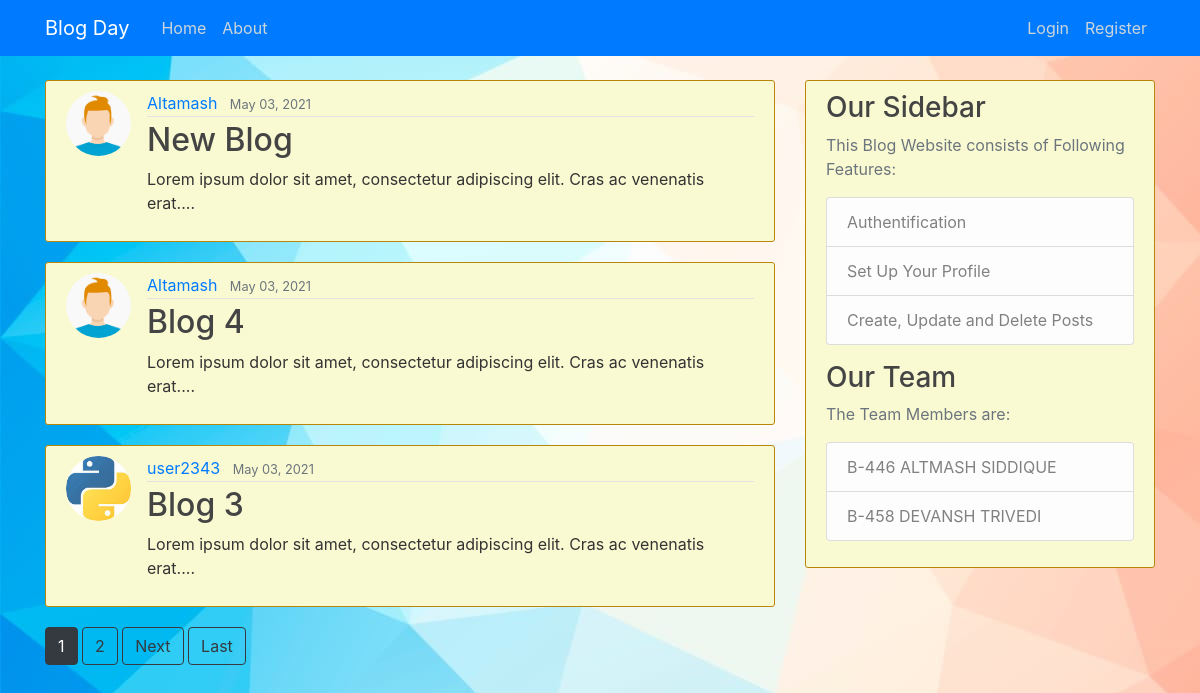
The page / on the database its author committed.
### blog/models.py (models this page shows, shortened)
class Post(models.Model):
    title = models.CharField(max_length=100)
    content = models.TextField()
    date_posted = models.DateTimeField(default=timezone.now)
    author = models.ForeignKey(User, on_delete=models.CASCADE)
    def snippet(self):
        return self.content[:80] + '...'

### users/models.py (models this page shows, shortened)
class Profile(models.Model):
    user = models.OneToOneField(User, on_delete=models.CASCADE)
    image = models.ImageField(default='default.jpg', upload_to='profile_pics')

### blog/views.py (the view)
# urls.py: path('', PostListView.as_view(), name='blog-home'),
class PostListView(ListView):
    model = Post
    template_name = 'blog/home.html'
    context_object_name = 'posts'
    ordering = ['-date_posted']
    paginate_by = 3

### blog/templates/blog/home.html (shortened to what this page needs)
{% extends "blog/base.html" %}
{% block content %}
    {% for post in posts %}
        <article class="media content-section">
          <img class="rounded-circle article-img" src="{{ post.author.profile.image.url }}">
          <div class="media-body">
            <div class="article-metadata">
              <a class="mr-2" href="{% url 'user-posts' post.author.username %}">{{ post.author }}</a>
              <small class="text-muted">{{ post.date_posted|date:"F d, Y" }}</small>
            </div>
            <h2><a class="article-title" href="{% url 'post-detail' post.id %}">{{ post.title }}</a></h2>
            <p class="article-content">{{ post.snippet }}</p>
          </div>
        </article>
    {% endfor %}
    {% if is_paginated %}
      {% for num in page_obj.paginator.page_range %}
        {% if page_obj.number == num %}
          <a class="btn btn-dark mb-4" href="?page={{ num }}">{{ num }}</a>
        {% elif num > page_obj.number|add:'-3' and num < page_obj.number|add:'3' %}
          <a class="btn btn-outline-dark mb-4" href="?page={{ num }}">{{ num }}</a>
        {% endif %}
      {% endfor %}
      {% if page_obj.has_next %}
        <a class="btn btn-outline-dark mb-4" href="?page={{ page_obj.next_page_number }}">Next</a>
        <a class="btn btn-outline-dark mb-4" href="?page={{ page_obj.paginator.num_pages }}">Last</a>
      {% endif %}
    {% endif %}
{% endblock content %}

### blog/static/blog/main.css (style rules this page uses)
body { background-image: url('bg.jpeg'); background-repeat: no-repeat; background-attachment: fixed; background-size: cover; color: #333333; margin-top: 5rem; }
h1, h2, h3, h4, h5, h6 { color: #444444; }
.content-section { background: lightgoldenrodyellow; padding: 10px 20px; border: 1px solid darkgoldenrod; border-radius: 3px; margin-bottom: 20px; }
.article-title { color: #444444; }
.article-content { white-space: pre-line; }
.article-img { height: 65px; width: 65px; margin-right: 16px; }
.article-metadata { padding-bottom: 1px; margin-bottom: 4px; border-bottom: 1px solid #e3e3e3 }

### rows shown on the page
Post: author.profile.image (picture), author "Altamash", date_posted "May 03, 2021", title "New Blog", snippet "Lorem ipsum dolor sit amet, consectetur adipiscing elit. Cras ac venenatis erat...."
Post: author.profile.image (picture), author "Altamash", date_posted "May 03, 2021", title "Blog 4", snippet "Lorem ipsum dolor sit amet, consectetur adipiscing elit. Cras ac venenatis erat...."
Post: author.profile.image (picture), author "user2343", date_posted "May 03, 2021", title "Blog 3", snippet "Lorem ipsum dolor sit amet, consectetur adipiscing elit. Cras ac venenatis erat...."

### other values the page prints
{{ num }} "1"
{{ num }} "2"
